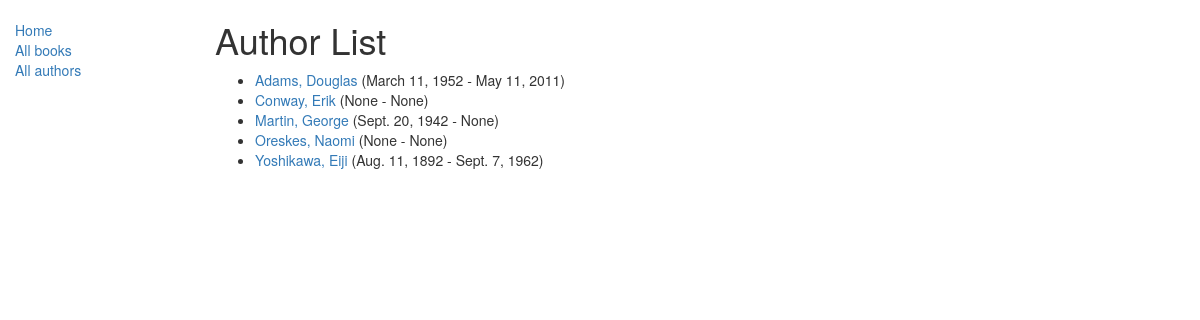
Screenshot of /catalog/authors/ with the database file from the repository.
### catalog/models.py (models this page shows, shortened)
class Author(models.Model):
    first_name = models.CharField(max_length=100)
    last_name = models.CharField(max_length=100)
    date_of_birth = models.DateField(null=True, blank=True)
    date_of_death = models.DateField('Died', null=True, blank=True)
    class Meta:
        ordering = ["last_name", "first_name"]
    def get_absolute_url(self):
        return reverse('author-detail', args=[str(self.id)])

### catalog/views.py (the view)
# urls.py: path('authors/', views.AuthorListView.as_view(), name='authors'),
class AuthorListView(generic.ListView):
    model = Author

### catalog/templates/catalog/author_list.html
{% extends "base_generic.html" %}
{% block content %}
    <h1>Author List</h1>
    {% if author_list %}
    <ul>
      {% for author in author_list %}
      <li>
        <a href="{{ author.get_absolute_url }}">{{ author.last_name }}, {{ author.first_name }}</a> ({{ author.date_of_birth }} - {{ author.date_of_death }})
      </li>
      {% endfor %}
    </ul>
    {% else %}
      <p>There are no authors.</p>
    {% endif %}
{% endblock %}

### rows the page displays
Author: last_name "Adams", first_name "Douglas", date_of_birth "March 11, 1952", date_of_death "May 11, 2011"
Author: last_name "Conway", first_name "Erik", date_of_birth "None", date_of_death "None"
Author: last_name "Martin", first_name "George", date_of_birth "Sept. 20, 1942", date_of_death "None"
Author: last_name "Oreskes", first_name "Naomi", date_of_birth "None", date_of_death "None"
Author: last_name "Yoshikawa", first_name "Eiji", date_of_birth "Aug. 11, 1892", date_of_death "Sept. 7, 1962"
